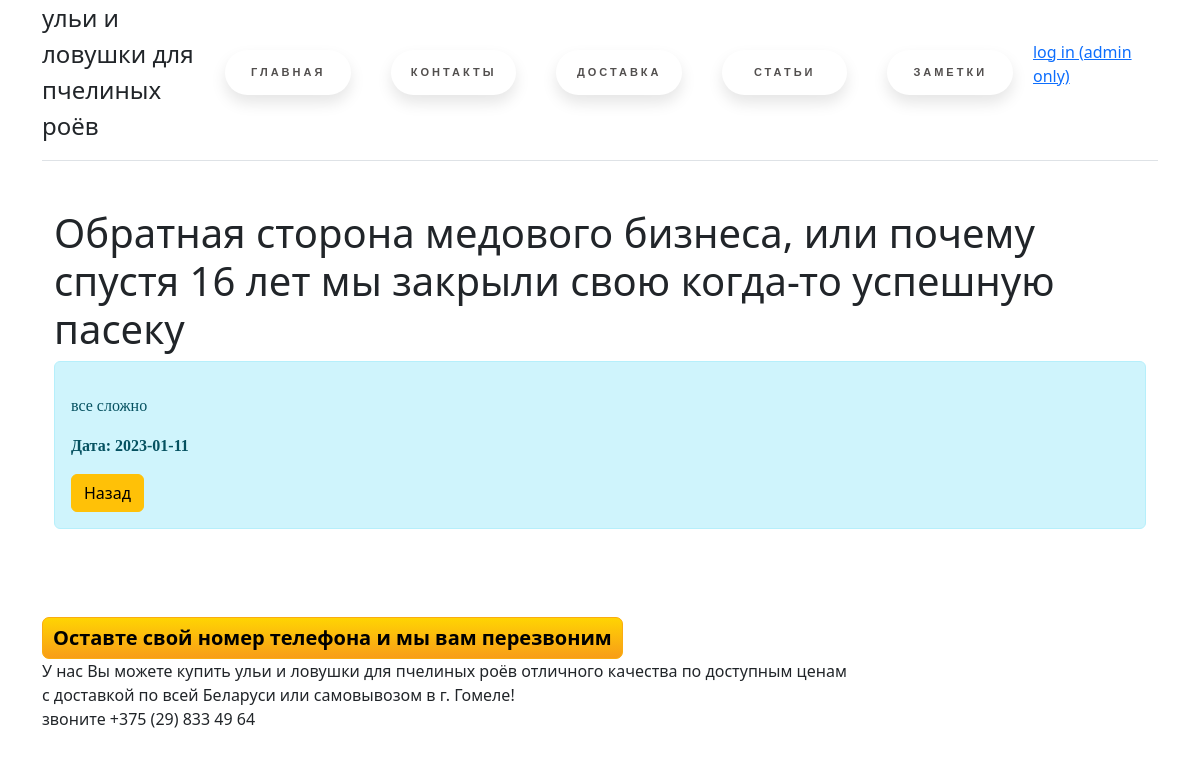
The page /posts/2 on the database its author committed.
### app.py (models this page shows, shortened)
class Article(db.Model):
    id = db.Column(db.Integer, primary_key=True)
    title = db.Column(db.String(100), nullable=False)
    text = db.Column(db.Text, nullable=False)
    date = db.Column(db.DateTime, default=datetime.utcnow)

### app.py (the view)
@app.route('/posts/<int:id>')
def post_detail(id):
    article_detail = Article.query.get(id)
    return render_template('post_detail.html', article_detail=article_detail)

### templates/post_detail.html (shortened to what this page needs)
{% extends 'base.html' %}
{% block body %}
<div class="container mt-5">
    <h1>{{ article_detail.title }}</h1>
    <div class="alert alert-info">
        <p>{{ article_detail.text }}</p>
        <p><b>Дата: {{ article_detail.date.date() }}</b></p>
        <a href="/posts" class="btn btn-warning">Назад</a>
    </div>
</div>
{% endblock %}

### static/css/main.css (style rules this page uses)
body { background: url(static\images\bg.png); }
html { background-image: url(static\images\bg.png); background-repeat: no-repeat; background-position: center center; background-attachment: fixed; -webkit-background-size: cover; -moz-background-size: cover; -o-background-size: cover; background-size: cover; }
p { font-family: Apple Chancery, cursive; }

### templates/base.html (style rules this page uses)
body { background: url(\static\images\bg.png); }

### rows shown on the page
Article: title "Обратная сторона медового бизнеса, или почему спустя 16 лет мы закрыли свою когда-то успешную пасеку", text "все сложно", date "2023-01-11"
